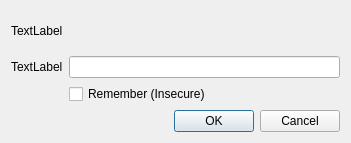
<?xml version="1.0" encoding="UTF-8"?>
<ui version="4.0">
 <class>PasswordDlg</class>
 <widget class="QDialog" name="PasswordDlg">
  <property name="geometry">
   <rect>
    <x>0</x>
    <y>0</y>
    <width>351</width>
    <height>143</height>
   </rect>
  </property>
  <property name="windowTitle">
   <string>Dialog</string>
  </property>
  <layout class="QGridLayout" name="gridLayout">
   <item row="3" column="1">
    <widget class="QDialogButtonBox" name="buttonBox">
     <property name="orientation">
      <enum>Qt::Horizontal</enum>
     </property>
     <property name="standardButtons">
      <set>QDialogButtonBox::Cancel|QDialogButtonBox::Ok</set>
     </property>
    </widget>
   </item>
   <item row="0" column="0" colspan="2">
    <widget class="QLabel" name="blurb">
     <property name="text">
      <string>TextLabel</string>
     </property>
    </widget>
   </item>
   <item row="1" column="1">
    <widget class="QLineEdit" name="password">
     <property name="echoMode">
      <enum>QLineEdit::Password</enum>
     </property>
     <property name="placeholderText">
      <string/>
     </property>
    </widget>
   </item>
   <item row="1" column="0">
    <widget class="QLabel" name="label">
     <property name="text">
      <string>TextLabel</string>
     </property>
    </widget>
   </item>
   <item row="2" column="1">
    <widget class="QCheckBox" name="remember">
     <property name="text">
      <string>Remember (Insecure)</string>
     </property>
    </widget>
   </item>
  </layout>
 </widget>
 <resources/>
 <connections>
  <connection>
   <sender>buttonBox</sender>
   <signal>accepted()</signal>
   <receiver>PasswordDlg</receiver>
   <slot>accept()</slot>
   <hints>
    <hint type="sourcelabel">
     <x>248</x>
     <y>254</y>
    </hint>
    <hint type="destinationlabel">
     <x>157</x>
     <y>274</y>
    </hint>
   </hints>
  </connection>
  <connection>
   <sender>buttonBox</sender>
   <signal>rejected()</signal>
   <receiver>PasswordDlg</receiver>
   <slot>reject()</slot>
   <hints>
    <hint type="sourcelabel">
     <x>316</x>
     <y>260</y>
    </hint>
    <hint type="destinationlabel">
     <x>286</x>
     <y>274</y>
    </hint>
   </hints>
  </connection>
 </connections>
</ui>
